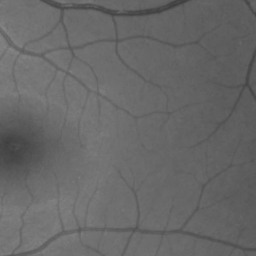
#> input picture srca-authentication/data/patches/biomedical/0520_retina.png, 256 x 256 px
$ python -i srca_core.py   (imports and definitions only)
#> lines starting #> are read from the running program, lines starting #| are printed output that depends on the picture; after the words box and inside, x2 and y2 are one past the last pixel; in counts of white or black regions, pixels touching at a corner belong together
#> further down, picture is the input picture: shape (256, 256); min 62, max 133, mean 103.7
"""
SRCA: Risk-Calibrated Selective Image Authentication through Joint Payload
Feasibility and Diagnostic-Loss Control -- reference implementation (numpy).

Per image (8-bit grayscale, N x N, 8x8 blocks), configuration lam = (tau, omega, b):
  S = protected blocks (w >= tau, interior)  -> left bit-exact, authenticated + recovery bits
  H = host blocks (w < omega, interior, not S) -> b LSB planes carry payload slots
  R = border ring                              -> header (lam + class map) x3 + MAC, 1 LSB
  remaining interior blocks: untouched and unprotected.
Payload per protected block: KA-bit keyed MAC (BLAKE2b) of the full 8-bit block + index,
and KR recovery bits (four 4x4 sub-block means at 6 bits). One protected block per host slot;
a host with b planes offers floor(64 b / (KA+KR)) slots. If |S| exceeds the slot budget the
sender keeps the most relevant blocks (graceful degradation) and records the payload as
infeasible. The receiver is blind: everything it needs is in the header and the key.
"""
import hashlib, numpy as np
from scipy import ndimage as ndi

BS, KA, KR = 8, 16, 24
PB = KA + KR
HDR_REP = 4
KEY = b"srca-demo-key-2026"

def border_mask(n):
    m = np.zeros((n, n), bool); m[0, :] = m[-1, :] = m[:, 0] = m[:, -1] = True
    return m

def relevance_map(img):
    """Block-level diagnostic-relevance proxy in [0,1] from the 5 MSBs (invariant to <=3-LSB
    embedding): smoothed gradient energy + local contrast, gated by a foreground mask."""
    x = (img >> 3).astype(np.float64) * 8.0
    xs = ndi.gaussian_filter(x, 1.5)
    gm = np.hypot(ndi.sobel(xs, 0), ndi.sobel(xs, 1))
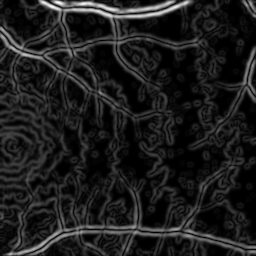
#> gm: shape (256, 256) float64; min 0, max 63.01, mean 7.3; drawn with min black and max white
    lstd = np.sqrt(np.maximum(ndi.uniform_filter(x**2, 9) - ndi.uniform_filter(x, 9)**2, 0))
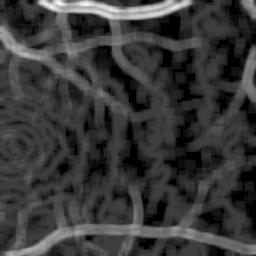
#> lstd: shape (256, 256) float64; min 0, max 16.15, mean 3.63; drawn with min black and max white
    fg = (xs > np.percentile(xs, 10) + 4).astype(float)
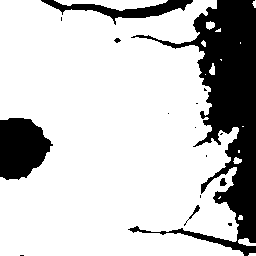
#> fg: shape (256, 256) float64; values 0 (black) and 1 (white), 78.2% white; 16 black regions (10 under 20 px), largest, box (x1, y1, x2, y2) and area: (128, 0, 256, 256) 10524, (0, 118, 53, 180) 2460, (41, 0, 193, 25) 1178, (184, 205, 200, 226) 51, (220, 178, 227, 186) 40, (114, 38, 121, 43) 22
    n = img.shape[0] // BS
#> n = 32
    bmean = lambda a: a.reshape(n, BS, n, BS).mean(axis=(1, 3))
    r = bmean(gm) / (np.percentile(gm, 99) + 1e-6) + 0.5 * bmean(lstd) / (np.percentile(lstd, 99) + 1e-6)
    r = r * (0.3 + 0.7 * bmean(fg))
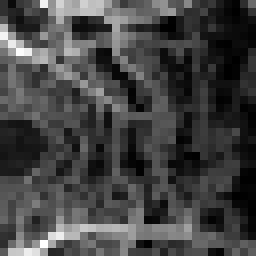
#> r: shape (32, 32) float64 (shown 8 times larger); min 3.7e-07, max 1.04, mean 0.276; drawn with min black and max white
    r = ndi.gaussian_filter(r, 0.8)
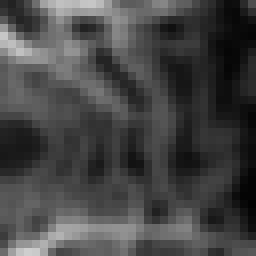
#> r: shape (32, 32) float64 (shown 8 times larger); min 0.0151, max 0.805, mean 0.276
    r = np.clip(r / (np.percentile(r, 99) + 1e-9), 0, 1)
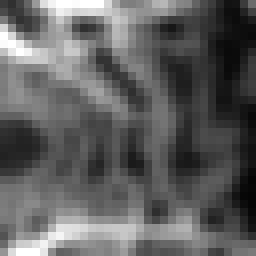
#> r: shape (32, 32) float64 (shown 8 times larger); min 0.0208, max 1, mean 0.378
    r[border_mask(n)] = 0.0
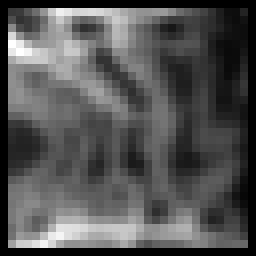
#> r: shape (32, 32) float64 (shown 8 times larger); 12.11% of pixels changed, all inside (x1, y1, x2, y2) = (0, 0, 32, 32)
    return r

def to_blocks(img):
    n = img.shape[0] // BS
    return img.reshape(n, BS, n, BS).transpose(0, 2, 1, 3).reshape(n*n, BS*BS)

def from_blocks(flat):
    nn = flat.shape[0]; n = int(round(np.sqrt(nn)))
    return flat.reshape(n, n, BS, BS).transpose(0, 2, 1, 3).reshape(n*BS, n*BS)

# [17 lines left out: functions mac_bits, recovery_bits, recovered_block, not called in this run]

def keyed_perm(m, salt, key=KEY):
    seed = int.from_bytes(hashlib.blake2b(key + salt, digest_size=8).digest(), 'little')
    return np.random.default_rng(seed).permutation(m)

def slots_per_host(b, kr=KR):
    return (BS * BS * b) // (KA + kr)

# [128 lines left out: functions _assignment, _header_bits, _ring_segments, _write_header, _read_header, embed and 1 more, not called in this run]

>>> import cv2
>>> picture = cv2.imread('../data/patches/biomedical/0520_retina.png', cv2.IMREAD_GRAYSCALE)
>>> result = relevance_map(picture)

$ run again, on srca-authentication/data/patches/biomedical/0523_retina.png
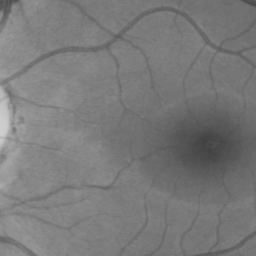
#> input picture srca-authentication/data/patches/biomedical/0523_retina.png, 256 x 256 px
#> picture is the input picture: shape (256, 256); min 62, max 207, mean 121.4
#> in relevance_map, `fg = (xs > np.percentile(xs, 10) + 4).astype(float)`:
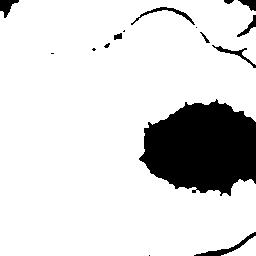
#> fg: shape (256, 256) float64; values 0 (black) and 1 (white), 85.6% white; 16 black regions (6 under 20 px), largest, box (x1, y1, x2, y2) and area: (139, 99, 256, 196) 8253, (194, 232, 256, 256) 267, (131, 7, 195, 25) 202
#> in relevance_map, `r[border_mask(n)] = 0.0`:
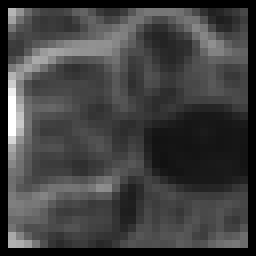
#> r: shape (32, 32) float64 (shown 8 times larger); min 0, max 1, mean 0.255

$ run again, on srca-authentication/data/patches/biomedical/0524_retina.png
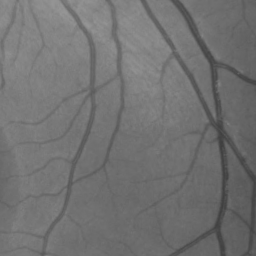
#> input picture srca-authentication/data/patches/biomedical/0524_retina.png, 256 x 256 px
#> picture is the input picture: shape (256, 256); min 62, max 150, mean 113.5
#> in relevance_map, `fg = (xs > np.percentile(xs, 10) + 4).astype(float)`:
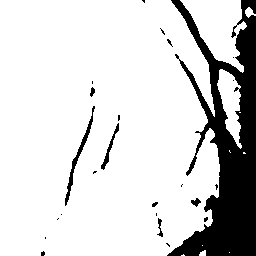
#> fg: shape (256, 256) float64; values 0 (black) and 1 (white), 83.6% white; 24 black regions (17 under 20 px), largest, box (x1, y1, x2, y2) and area: (167, 0, 256, 256) 9986, (65, 106, 95, 206) 345, (101, 123, 119, 170) 153
#> in relevance_map, `r[border_mask(n)] = 0.0`:
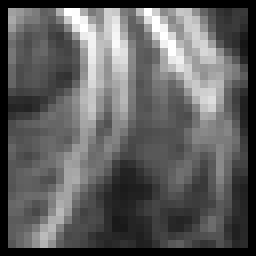
#> r: shape (32, 32) float64 (shown 8 times larger); min 0, max 1, mean 0.371

$ run again, on srca-authentication/data/patches/biomedical/0525_retina.png
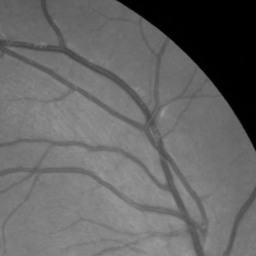
#> input picture srca-authentication/data/patches/biomedical/0525_retina.png, 256 x 256 px
#> picture is the input picture: shape (256, 256); min 0, max 153, mean 102.3
#> fg: shape (256, 256) float64; values 0 (black) and 1 (white), 87.9% white; 1 black region, box (x1, y1, x2, y2) and area: (122, 0, 256, 144) 7905
#> in relevance_map, `r[border_mask(n)] = 0.0`:
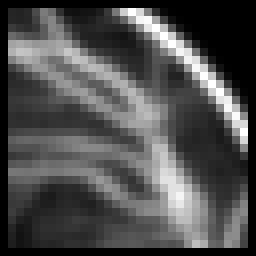
#> r: shape (32, 32) float64 (shown 8 times larger); min 0, max 1, mean 0.309
